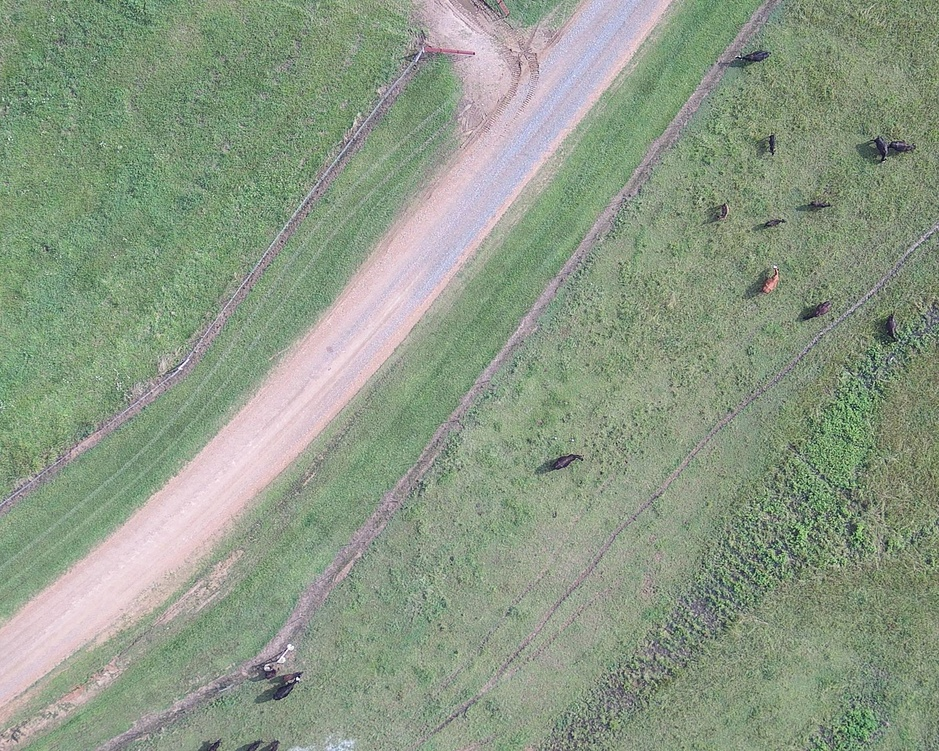
#> input picture datasets/Cow/CA_DJI_0488.jpg, 939 x 751 px, shrunk from 1792 x 1434 before the run; its folder holds only this picture in this run
$ jupyter execute --allow-errors dataset_exploration.ipynb
#> lines starting #> are read from the running program, lines starting #| are printed output that depends on the picture
Bibliotecas importadas

[cell 1]
import glob
import matplotlib.pyplot as plt
import cv2
import os
import shutil
import numpy as np

Organizamos los datasets de las vacas, ciervos y caballos

[cell 2]
c_dataset = glob.glob('datasets/Cow/*')
d_dataset = glob.glob('datasets/Deer/*')
h_dataset = glob.glob('datasets/Horse/*')

cow_dataset = []
deer_dataset = []
horse_dataset = []

for i in range(0, len(c_dataset), 4):
    sublist_c = c_dataset[i:i + 4]  # Toma 4 archivos
    cow_dataset.append(sublist_c)     # Agrega la sublista a la lista principal

for i in range(0, len(d_dataset), 4):
    sublist_d = d_dataset[i:i + 4]
    deer_dataset.append(sublist_d)

for i in range(0, len(h_dataset), 4):
    sublist_h = h_dataset[i:i + 4]
    horse_dataset.append(sublist_h)

tot_images = len(cow_dataset) + len(deer_dataset) + len(horse_dataset)

[cell 3]
print(f'Cantidad de imágenes RGB-T junto con las coordenadas de las vacas: {len(cow_dataset)}')
print(f'Cantidad de imágenes RGB-T junto con las coordenadas de las ciervos: {len(deer_dataset)}')
print(f'Cantidad de imágenes RGB-T junto con las coordenadas de las caballos: {len(horse_dataset)}')
print(f'Cantidad total de imágenes: {tot_images}')

[cell 4]
img_t = cv2.imread(cow_dataset[0][0])
#> img_t is the input picture: shape (751, 939, 3); mean B, G, R 134.5, 154.2, 141.5
img_t = cv2.cvtColor(img_t, cv2.COLOR_BGR2RGB)  # Convierte de BGR a RGB

#> (the rest of this cell did not finish here and is left out)

Interpretación de las coordenadas:

Clase (ID del objeto): Representa la clase del objeto. 0 es vaca, 1 es ciervo y 2 es caballo.

X Centro (center_x): El segundo valor es la coordenada X del centro del objeto relativa al ancho de la imagen. Se da como un valor entre 0 y 1, donde 0 es el borde izquierdo y 1 es el borde derecho.

Y Centro (center_y): El tercer valor es la coordenada Y del centro del objeto relativa a la altura de la imagen. Se da como un valor entre 0 y 1, donde 0 es la parte superior y 1 es la parte inferior.

Ancho (width): El cuarto valor es el ancho del objeto, también en relación al ancho de la imagen, expresado como un valor entre 0 y 1.

Altura (height): El quinto valor es la altura del objeto, también en relación a la altura de la imagen, expresado como un valor entre 0 y 1.

Ejemplo de interpretación con la primera línea:

0: Clase del objeto (puede representar una vaca).

0.589245: El centro del objeto está al 58.92% del ancho de la imagen.

0.778475: El centro del objeto está al 77.85% de la altura de la imagen.

0.041104: El ancho del objeto es el 4.11% del ancho de la imagen.

0.024627: La altura del objeto es el 2.46% de la altura de la imagen.

Ahora vamos a guardar en distintas carpetas las imagenes RGB y las T junto con las coordenadas

[cell 5]
cow_rgb_data = []
cow_t_data = []

#> (the rest of this cell did not finish here and is left out)

[cell 6]
# Rutas de destino
dataset_RGB = "dataset_RGB"
dataset_T = "dataset_T"

# Función para copiar archivos
# [18 lines left out: function copy_files, not called in this run]

# [11 lines of commented-out code are left out]

Creamos datasets HST y GST y los guardamos en nuevas carpetas

[cell 7]
# [38 lines left out: functions create_hst_image, create_gst_image, not called in this run]

#> (a cell that did not finish here is left out)

[cell 9]
# [19 lines left out: function process_datasets, not called in this run]

# Destination routes
dataset_GST = "dataset_GST"
dataset_HST = "dataset_HST"

#process_datasets(cow_rgb_data, cow_t_data, os.path.join(dataset_HST, 'Cow'), os.path.join(dataset_GST, 'Cow'))
#process_datasets(deer_rgb_data, deer_t_data, os.path.join(dataset_HST, 'Deer'), os.path.join(dataset_GST, 'Deer'))
#process_datasets(horse_rgb_data, horse_t_data, os.path.join(dataset_HST, 'Horse'), os.path.join(dataset_GST, 'Horse'))

Imágenes RGB y T fusionadas en 4 canales

[cell 10]
def rgb_t_fusion_4_ch(rgb_path, thermal_path):

#> called with rgb_path = 'datasets/Cow/CA_DJI_0488.jpg', thermal_path = 'datasets/Cow/CA_DJI_0488.jpg'
    rgb_image = cv2.imread(rgb_path)
    # Cargar la imagen térmica (en 3 canales)
    thermal_image = cv2.imread(thermal_path)

    # Convertir la térmica a escala de grises y agregar un canal
    thermal_image_bw = cv2.cvtColor(thermal_image, cv2.COLOR_BGR2GRAY)
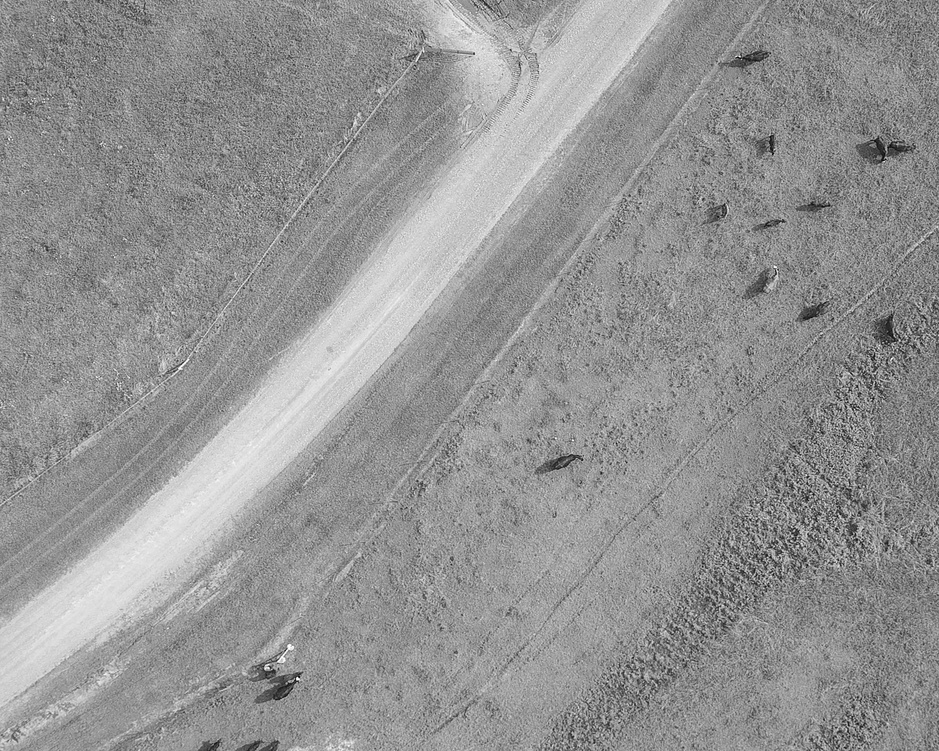
#> thermal_image_bw: shape (751, 939); min 5, max 255, mean 148.2
    thermal_image_bw = thermal_image_bw[..., np.newaxis]  # Agregar un nuevo eje para que tenga 1 canal

    # Concatenar todas las imágenes en un solo arreglo de 4 canales
    fusion_image = np.concatenate([rgb_image, thermal_image_bw], axis=-1)

    return fusion_image / 255.0  # Normalización
